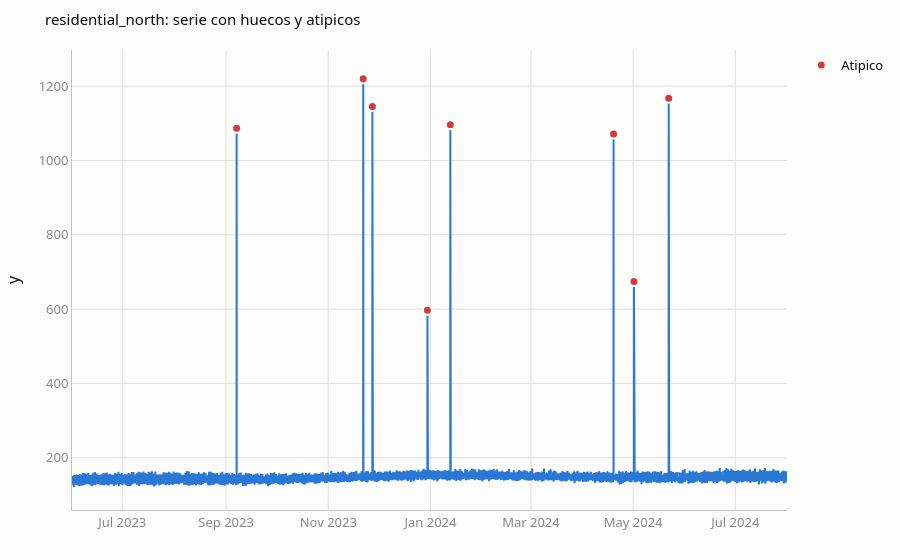
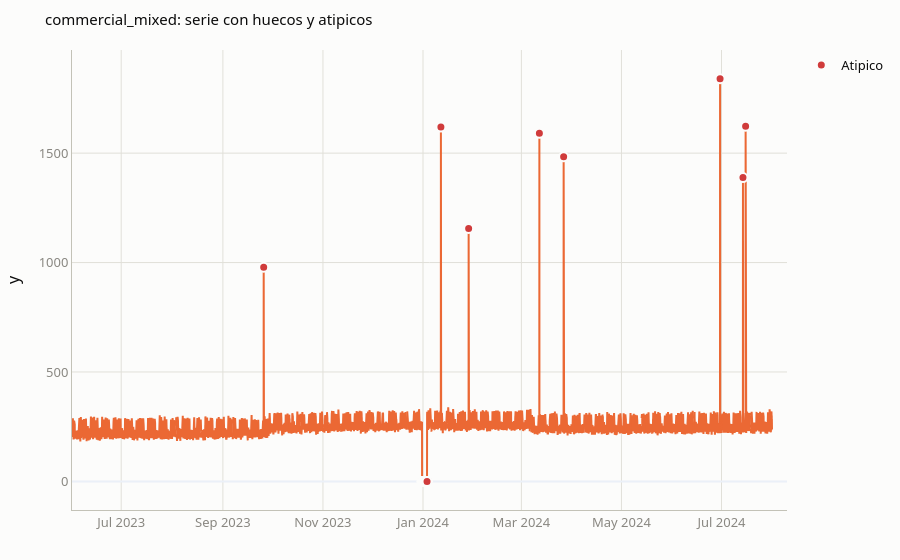
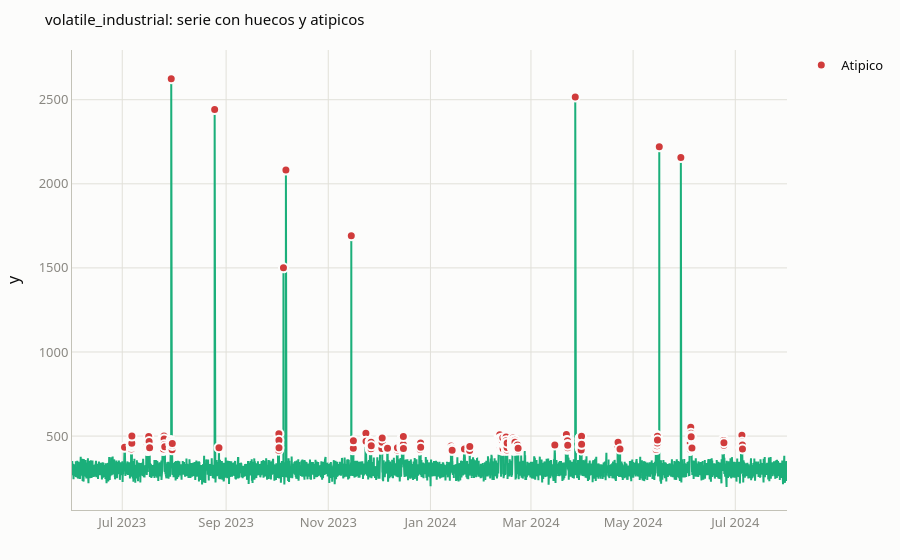

The notebook cell saved with these charts, in order:
### Markdown cell above
Serie a serie, con los huecos como cortes en la línea (nunca rellenados) y los atípicos marcados en rojo. `volatile_industrial` es la que más atípicos marca por z-score — conviene mirarla con cuidado antes de asumir que son errores de datos: los eventos de lote que la caracterizan son estructura real de la serie, no ruido, y un detector genérico no distingue una cosa de la otra sin más contexto.

### Code cell
outliers = detect_outliers(demand, z_threshold=4.0)
outlier_ds_by_series = outliers.groupby("unique_id")["ds"].apply(set).to_dict()


def despike(series_id: str, series: pd.Series) -> pd.Series:
    """Sustituye por NaN los puntos marcados como atipicos y vuelve a interpolar.

    Se reutiliza en las secciones 3 y 6: ambas calculan estadisticos basados
    en varianza o en autocorrelacion, que unos pocos picos extremos pueden
    distorsionar de forma desproporcionada.
    """
    flagged = outlier_ds_by_series.get(series_id, set())
    return series.where(~series.index.isin(flagged)).interpolate(limit_direction="both")


for series_id in DEMO_SERIES_IDS:
    series_frame = demand.loc[demand["unique_id"] == series_id]
    fig = plots.plot_series_with_flags(
        series_frame, outliers, unique_id=series_id, color=SERIES_COLORS[series_id]
    )
    save_figure(fig, f"01_series_flags_{series_id}")

### Figure 1 — Plotly figure (JSON) as saved in the notebook; plotly's stock layout.template omitted (floating-point values rounded to 4 significant figures; data arrays with more than 128 entries replaced by an {"elided": "..."} marker saying what was removed)
{"data": [{"connectgaps": false, "line": {"color": "#2a78d6", "width": 2}, "mode": "lines", "name": "residential_north", "showlegend": false, "type": "scatter", "x": {"elided": "10246 str values"}, "y": {"elided": "10246 float values"}}, {"marker": {"color": "#d03b3b", "line": {"color": "#fcfcfb", "width": 2}, "size": 9}, "mode": "markers", "name": "Atipico", "type": "scatter", "x": ["2023-09-07T07:00:00", "2023-11-21T21:00:00", "2023-11-27T08:00:00", "2023-12-30T05:00:00", "2024-01-12T21:00:00", "2024-04-19T08:00:00", "2024-05-01T12:00:00", "2024-05-22T06:00:00"], "y": [1087.0, 1220.0, 1145.0, 596.8, 1096.0, 1071.0, 674.0, 1167.0]}], "layout": {"font": {"color": "#0b0b0b", "family": "system-ui, -apple-system, Segoe UI, sans-serif", "size": 13}, "legend": {"bgcolor": "rgba(0,0,0,0)"}, "margin": {"b": 50, "l": 60, "r": 30, "t": 50}, "paper_bgcolor": "#fcfcfb", "plot_bgcolor": "#fcfcfb", "title": {"font": {"color": "#0b0b0b", "size": 15}, "text": "residential_north: serie con huecos y atipicos"}, "xaxis": {"gridcolor": "#e1e0d9", "linecolor": "#c3c2b7", "tickfont": {"color": "#898781"}, "title": {}}, "yaxis": {"gridcolor": "#e1e0d9", "linecolor": "#c3c2b7", "tickfont": {"color": "#898781"}, "title": {"text": "y"}}}}

### Figure 2 — Plotly figure (JSON) as saved in the notebook; plotly's stock layout.template omitted (floating-point values rounded to 4 significant figures; data arrays with more than 128 entries replaced by an {"elided": "..."} marker saying what was removed)
{"data": [{"connectgaps": false, "line": {"color": "#eb6834", "width": 2}, "mode": "lines", "name": "commercial_mixed", "showlegend": false, "type": "scatter", "x": {"elided": "10246 str values"}, "y": {"elided": "10246 float values"}}, {"marker": {"color": "#d03b3b", "line": {"color": "#fcfcfb", "width": 2}, "size": 9}, "mode": "markers", "name": "Atipico", "type": "scatter", "x": ["2023-09-25T21:00:00", "2023-12-31T11:00:00", "2023-12-31T12:00:00", "2023-12-31T13:00:00", "2023-12-31T14:00:00", "2023-12-31T15:00:00", "2023-12-31T16:00:00", "2023-12-31T17:00:00", "2023-12-31T18:00:00", "2023-12-31T19:00:00", "2023-12-31T20:00:00", "2023-12-31T21:00:00", "2023-12-31T22:00:00", "2023-12-31T23:00:00", "2024-01-01T01:00:00", "2024-01-01T02:00:00", "2024-01-01T03:00:00", "2024-01-01T04:00:00", "2024-01-01T05:00:00", "2024-01-01T06:00:00", "2024-01-01T07:00:00", "2024-01-01T08:00:00", "2024-01-01T09:00:00", "2024-01-01T10:00:00", "2024-01-01T11:00:00", "2024-01-01T12:00:00", "2024-01-01T13:00:00", "2024-01-01T14:00:00", "2024-01-01T15:00:00", "2024-01-01T16:00:00", "2024-01-01T17:00:00", "2024-01-01T18:00:00", "2024-01-01T19:00:00", "2024-01-01T20:00:00", "2024-01-01T21:00:00", "2024-01-01T22:00:00", "2024-01-01T23:00:00", "2024-01-02T00:00:00", "2024-01-02T01:00:00", "2024-01-02T02:00:00", "2024-01-02T03:00:00", "2024-01-02T04:00:00", "2024-01-02T05:00:00", "2024-01-02T06:00:00", "2024-01-02T07:00:00", "2024-01-02T08:00:00", "2024-01-02T09:00:00", "2024-01-02T10:00:00", "2024-01-02T11:00:00", "2024-01-02T12:00:00", "2024-01-02T13:00:00", "2024-01-02T14:00:00", "2024-01-02T15:00:00", "2024-01-02T16:00:00", "2024-01-02T17:00:00", "2024-01-02T18:00:00", "2024-01-02T19:00:00", "2024-01-02T20:00:00", "2024-01-02T21:00:00", "2024-01-02T22:00:00", "2024-01-02T23:00:00", "2024-01-03T00:00:00", "2024-01-03T01:00:00", "2024-01-03T02:00:00", "2024-01-03T03:00:00", "2024-01-03T04:00:00", "2024-01-03T05:00:00", "2024-01-03T06:00:00", "2024-01-03T07:00:00", "2024-01-03T08:00:00", "2024-01-03T09:00:00", "2024-01-03T10:00:00", "2024-01-03T11:00:00", "2024-01-11T22:00:00", "2024-01-28T20:00:00", "2024-03-11T23:00:00", "2024-03-26T18:00:00", "2024-06-30T03:00:00", "2024-07-14T02:00:00", "2024-07-15T17:00:00"], "y": [978.7, 0.0, 0.0, 0.0, 0.0, 0.0, 0.0, 0.0, 0.0, 0.0, 0.0, 0.0, 0.0, 0.0, 0.0, 0.0, 0.0, 0.0, 0.0, 0.0, 0.0, 0.0, 0.0, 0.0, 0.0, 0.0, 0.0, 0.0, 0.0, 0.0, 0.0, 0.0, 0.0, 0.0, 0.0, 0.0, 0.0, 0.0, 0.0, 0.0, 0.0, 0.0, 0.0, 0.0, 0.0, 0.0, 0.0, 0.0, 0.0, 0.0, 0.0, 0.0, 0.0, 0.0, 0.0, 0.0, 0.0, 0.0, 0.0, 0.0, 0.0, 0.0, 0.0, 0.0, 0.0, 0.0, 0.0, 0.0, 0.0, 0.0, 0.0, 0.0, 0.0, 1619.0, 1156.0, 1591.0, 1483.0, 1841.0, 1388.0, 1623.0]}], "layout": {"font": {"color": "#0b0b0b", "family": "system-ui, -apple-system, Segoe UI, sans-serif", "size": 13}, "legend": {"bgcolor": "rgba(0,0,0,0)"}, "margin": {"b": 50, "l": 60, "r": 30, "t": 50}, "paper_bgcolor": "#fcfcfb", "plot_bgcolor": "#fcfcfb", "title": {"font": {"color": "#0b0b0b", "size": 15}, "text": "commercial_mixed: serie con huecos y atipicos"}, "xaxis": {"gridcolor": "#e1e0d9", "linecolor": "#c3c2b7", "tickfont": {"color": "#898781"}, "title": {}}, "yaxis": {"gridcolor": "#e1e0d9", "linecolor": "#c3c2b7", "tickfont": {"color": "#898781"}, "title": {"text": "y"}}}}

### Figure 3 — Plotly figure (JSON) as saved in the notebook; plotly's stock layout.template omitted (floating-point values rounded to 4 significant figures; data arrays with more than 128 entries replaced by an {"elided": "..."} marker saying what was removed)
{"data": [{"connectgaps": false, "line": {"color": "#1baf7a", "width": 2}, "mode": "lines", "name": "volatile_industrial", "showlegend": false, "type": "scatter", "x": {"elided": "10246 str values"}, "y": {"elided": "10246 float values"}}, {"marker": {"color": "#d03b3b", "line": {"color": "#fcfcfb", "width": 2}, "size": 9}, "mode": "markers", "name": "Atipico", "type": "scatter", "x": {"elided": "453 str values"}, "y": {"elided": "453 float values"}}], "layout": {"font": {"color": "#0b0b0b", "family": "system-ui, -apple-system, Segoe UI, sans-serif", "size": 13}, "legend": {"bgcolor": "rgba(0,0,0,0)"}, "margin": {"b": 50, "l": 60, "r": 30, "t": 50}, "paper_bgcolor": "#fcfcfb", "plot_bgcolor": "#fcfcfb", "title": {"font": {"color": "#0b0b0b", "size": 15}, "text": "volatile_industrial: serie con huecos y atipicos"}, "xaxis": {"gridcolor": "#e1e0d9", "linecolor": "#c3c2b7", "tickfont": {"color": "#898781"}, "title": {}}, "yaxis": {"gridcolor": "#e1e0d9", "linecolor": "#c3c2b7", "tickfont": {"color": "#898781"}, "title": {"text": "y"}}}}
